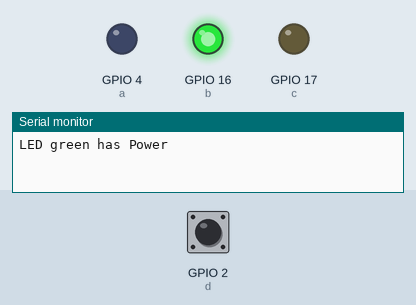
The program below on a simulated ESP32. Shown: output pins drawn as LEDs (lit = HIGH), the last lines printed to the serial monitor. Dashed ring = blinking. Inputs (shaded band) come from the test bench; at power-on: GPIO 2 (d) HIGH.

Above: at 1.2 s.
1.3 s: GPIO 2 (d) pulled LOW for 0.15 s
At 1.42 s:
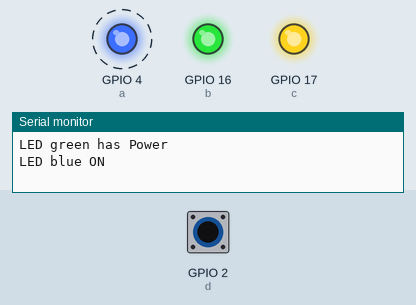
4.3 s: GPIO 2 (d) pulled LOW for 1 s
At 4.9 s:
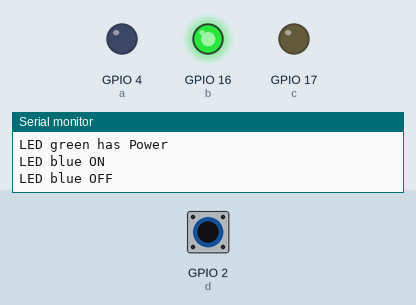
6.8 s: GPIO 2 (d) pulled LOW for 3.2 s
At 7.18 s:
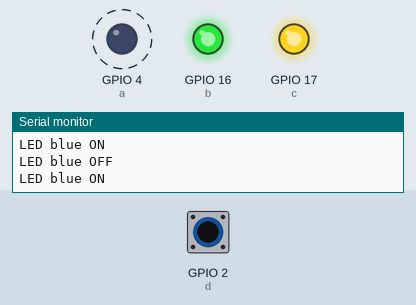
Timing chart, 0 to 17.5 s (numbered marks = the images above; inputs shaded):
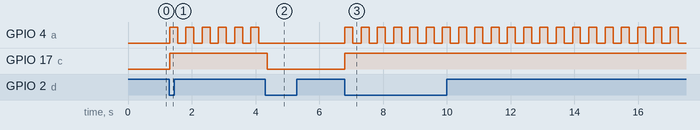

The program:

main.cpp
```cpp
// MYCROMARS 2026
// ALEXANDER RUDI
// ESP32: esp32doit-devkit-v1

#include <Arduino.h>
#include "header.h"

// #include "../include/function_a.cpp"
// #include "../include/function_a.h"

// Create
int a = 4;
int b = 16;
int c = 17;
int d = 2;
int button = 0;
int on = 0;

// Main Function
void setup() {
  // Connect
  Serial.begin(115200);
  //Serial.begin(9600);
  //Serial.setTimeout(50);

  // Create
  pinMode(a, OUTPUT);
  pinMode(b, OUTPUT);
  pinMode(c, OUTPUT);
  pinMode(d, INPUT_PULLUP);

  Serial.println("\n");

  // LED green
  function_a(b);
}

// Loop Function
void loop() {

  // press button
  if (digitalRead(d) == LOW)
  {
    if (button == 0){
      button = 1;

      // Switch ON/OFF
      if (on == 0) {
        on = 1;
        Serial.println("LED blue ON");
        digitalWrite(c, HIGH);
      }
      else if (on == 1)
      {
        on = 0;
        Serial.println("LED blue OFF");
        digitalWrite(c, LOW);
      }
    }
  }
  else {
    // button free
    button = 0;
  }

  // LED blue blink
  function_b(a, on);


  delay(10);
}
```

function_a.cpp
```cpp
void function_a(int x){
  // LED green
  digitalWrite(x, HIGH);

  Serial.println("LED green has Power");
}
```

function_a.h
```cpp
#ifndef FA
    #define FA

    void function_a(int x);
#endif
```

function_b.cpp
```cpp
// LED blue
void function_b(int y, int x){

  if (x == 1){
     // LED blue blink
      digitalWrite(y, HIGH);
      delay(250);
      digitalWrite(y, LOW);
      delay(250);
  }
}
```

function_b.h
```cpp
#ifndef FB
    #define FB

    void function_b(int y, int x);
#endif
```

header.h
```cpp
#ifndef HEADER
#define HEADER
    #include "../include/function_a.cpp"
    #include "../include/function_a.h"

    #include "../include/function_b.cpp"
    #include "../include/function_b.h"
#endif
```

Measured:
- after the input at 1.3 s, GPIO 4 (a): alternates HIGH for 0.25 s and LOW for 0.26 s, starting at once; GPIO 17 (c): LOW → HIGH at once
- after the input at 4.3 s, GPIO 4 (a): stops changing and stays LOW; GPIO 17 (c): HIGH → LOW after 0.06 s
- after the input at 6.8 s, GPIO 4 (a): alternates HIGH for 0.25 s and LOW for 0.26 s, starting at once; GPIO 17 (c): LOW → HIGH at once
